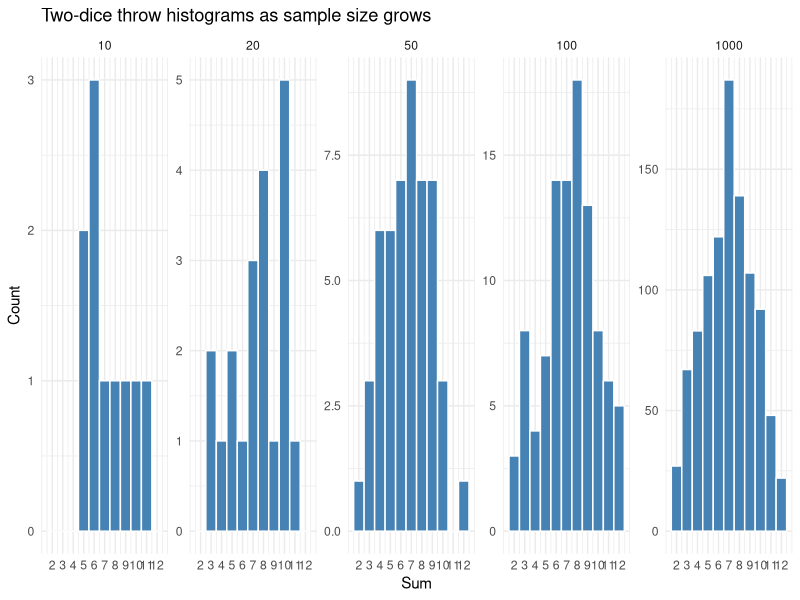

The R script that drew this image:
#
#
#
#
#
#
#
#
#
#| message: false
library(tidyverse)
#
#
#
#| cache: true
throw_dice <- function(n = 1, weights = rep(1/6, 6)) {
  d1 <- sample(1:6, n, replace = TRUE, prob = weights)
  d2 <- sample(1:6, n, replace = TRUE, prob = weights)
  d1 + d2
}
#
#
#
set.seed(10)
roll_sizes <- c(10, 20, 50, 100, 1000)
rolls <- tibble(
  n = rep(roll_sizes, times = roll_sizes),
  sum = unlist(lapply(roll_sizes, function(n) throw_dice(n)))
)

rolls %>%
  ggplot(aes(x = sum)) +
  geom_histogram(breaks = seq(1.5, 12.5, by = 1), fill = "steelblue", color = "white") +
  scale_x_continuous(breaks = 2:12, limits = c(1.5, 12.5)) +
  facet_wrap(~ n, nrow = 1, scales = "free_y") +
  labs(x = "Sum", y = "Count", title = "Two-dice throw histograms as sample size grows") +
  theme_minimal()
#
#
#
#
